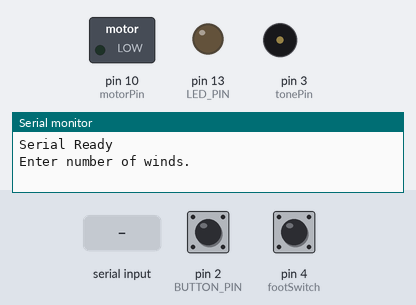
The sketch below on a simulated Arduino Uno, built with avr-gcc and run on an emulated ATmega328P. Parts: switched loads named in the sketch (green lamp = pin HIGH), output pins drawn as LEDs (lit = HIGH), buzzer (waves = sounding), the last lines printed to the serial monitor. The inputs (shaded band) are chosen by the test bench; at power-on: pin 4 (footSwitch) HIGH, pin 2 (BUTTON_PIN) HIGH.

Above: at 2.9 s.
3.0 s: "90,45\n" received over Serial
6.0 s: pin 4 (footSwitch) pulled LOW for 0.15 s
At 7.3 s:
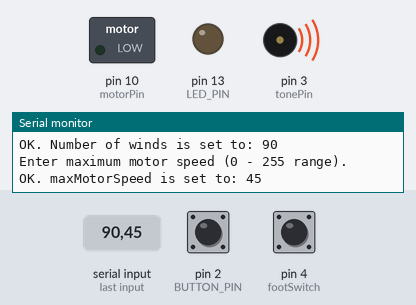
7.6 s: pin 4 (footSwitch) pulled LOW for 1 s
At 7.75 s:
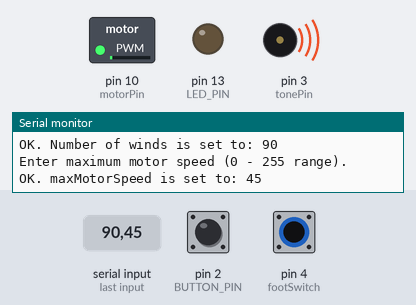
Timing chart, 0 to 10.6 s (numbered marks = the images above; inputs shaded):
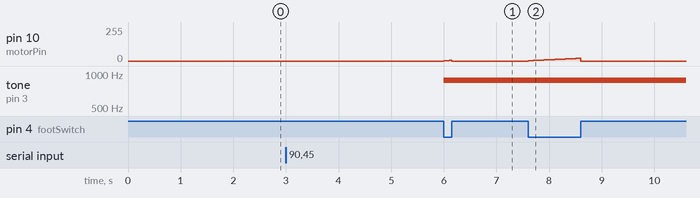

Measured:
- after the input at 6.0 s, pin 10 (motorPin): 0/255 → 2/255 at once, → 0/255 0.10 s later; tone on pin 3 (tonePin): silent → 880 Hz at once
- after the input at 7.6 s, pin 10 (motorPin): rises from 0/255 to 20/255 in 0.91 s, then falls to 0/255 in 0.09 s

The sketch:

coilWinder.ino
```cpp
// Detect the falling edge

// Include the Bounce2 library found here :
// https://github.com/thomasfredericks/Bounce-Arduino-Wiring
#include <Bounce2.h>

#include <avr/wdt.h>


#define BUTTON_PIN 2
#define LED_PIN 13

int ledState = LOW;
int Count = 0;
int motorPin = 10;
int tonePin = 3;
int targetCount = 0;
int motorSpeed = 0;
int maxMotorSpeed = 255; // set limit to motor speed
const int footSwitch = 4;
unsigned long previousMillis = 0;  // will store last time motorSpeed was updated
unsigned long interval = 100;  // time between steps up or down in motorSpeed
int speedStep = 2; // increment amount for motor acceleration
unsigned long startTime = 0;

// Instantiate a Bounce object :
Bounce debouncer = Bounce();

void setup() {

  // Setup the foot switch with an internal pull-up :
  pinMode(footSwitch,INPUT_PULLUP);
  pinMode(BUTTON_PIN,INPUT_PULLUP);

  pinMode(motorPin, OUTPUT);

  // After setting up the button, setup the Bounce instance :
  debouncer.attach(BUTTON_PIN);
  debouncer.interval(10);

  // Setup the LED :
  pinMode(LED_PIN,OUTPUT);
  digitalWrite(LED_PIN,ledState);

  Serial.begin(9600);
  delay(2000);
  Serial.println("Serial Ready");

      Serial.println("Enter number of winds.");
      while(Serial.available() == 0){}
      targetCount = Serial.parseInt();
      Serial.print("OK. Number of winds is set to: ");
      Serial.println(targetCount);
      Serial.read();
      Serial.read();
      //Serial.readBytesUntil('\n',char ab,2);  // make sure newline and/or carriage return are read

      delay (2000);
      Serial.println();

      Serial.println("Enter maximum motor speed (0 - 255 range).");
      while(Serial.available() == 0){}
      maxMotorSpeed = Serial.parseInt();
      Serial.print("OK. maxMotorSpeed is set to: ");
      Serial.println(maxMotorSpeed);

  while(digitalRead(footSwitch) == 1) {}

  startTime = millis();
}

void loop() {
  if(digitalRead(footSwitch) == 0 && Count <= targetCount) {
    count();
  setMotorSpeed();
  runMotor(motorSpeed);
  playTone();
  }
  else  {
    motorSpeed = 0;
    runMotor(0);
  }
}

void setMotorSpeed()  {
  unsigned long currentMillis = millis();

  if (currentMillis - previousMillis > interval)  {
    previousMillis = currentMillis;
    if (motorSpeed < maxMotorSpeed && targetCount - Count > 50) {
      motorSpeed = motorSpeed + speedStep;
    }
    else if (motorSpeed > 50) {
      motorSpeed = motorSpeed - speedStep;
    }
  }
}

void count()  {
  // Update the Bounce instance :
   debouncer.update();

   // Call code if Bounce rose (transition from LOW to HIGH) :
   if ( debouncer.rose() )  {
    Count ++;
    if(Count >= targetCount)  {
      motorSpeed = 0;
      runMotor(motorSpeed);
      unsigned long endTime = millis();
      noTone(tonePin);
      Serial.println(Count);
      Serial.println("Done!");
      Serial.print("Winding took approximately ");
      Serial.print(endTime - startTime);
      Serial.println(" milliseconds.");
      delay(2000);
      return;

    }
    Serial.println(Count);
    ledState = !ledState;
    digitalWrite(LED_PIN, ledState);
   }
}

void runMotor(int motorSpeed) {
  analogWrite(motorPin, motorSpeed);
}

void playTone() {
  if (Count % 100 == 0) {
    tone(tonePin, 880);
  }
  else if (Count % 10 == 0) {
    tone(tonePin, 1760);
  }
  else noTone(tonePin);
}
```
